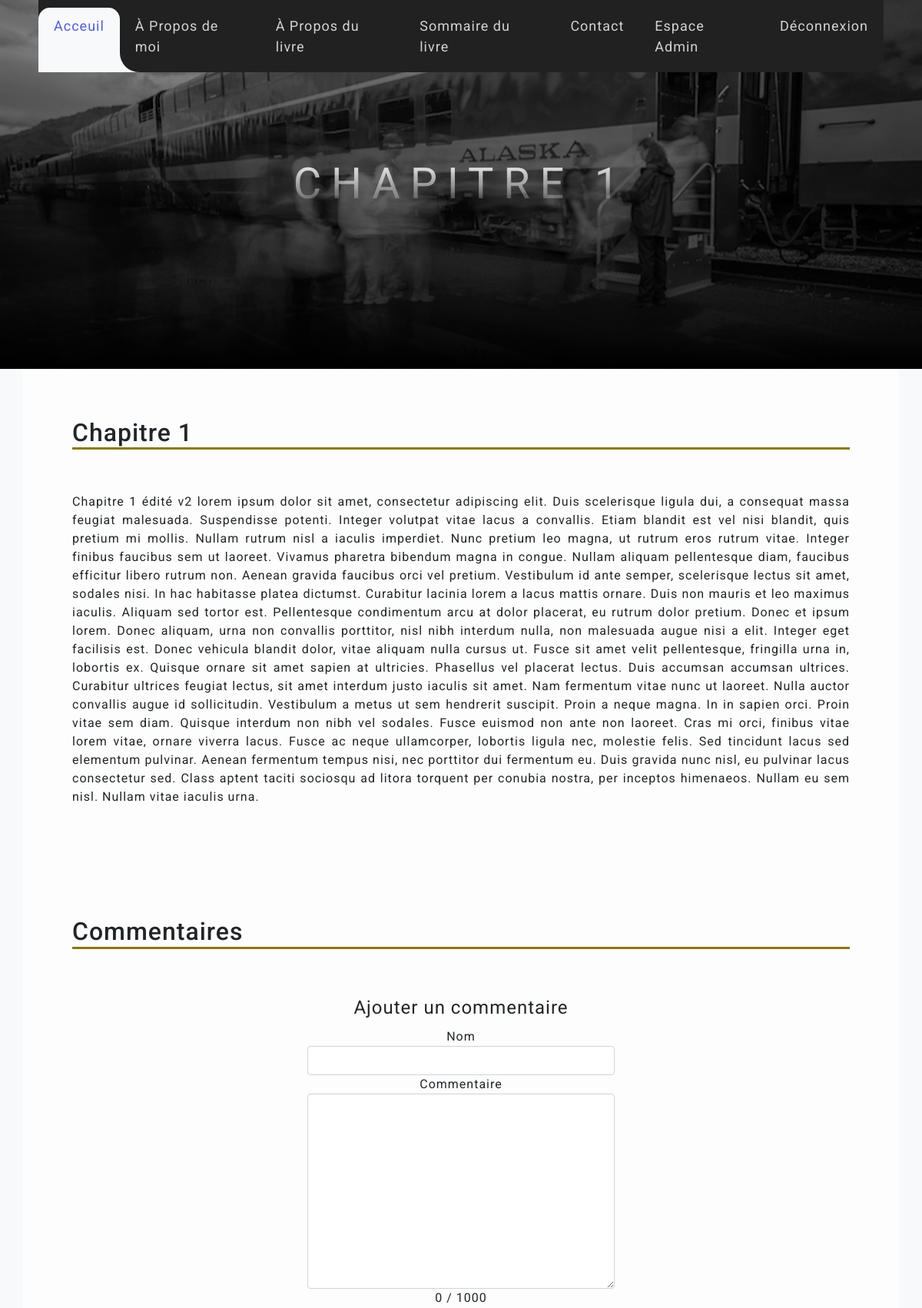
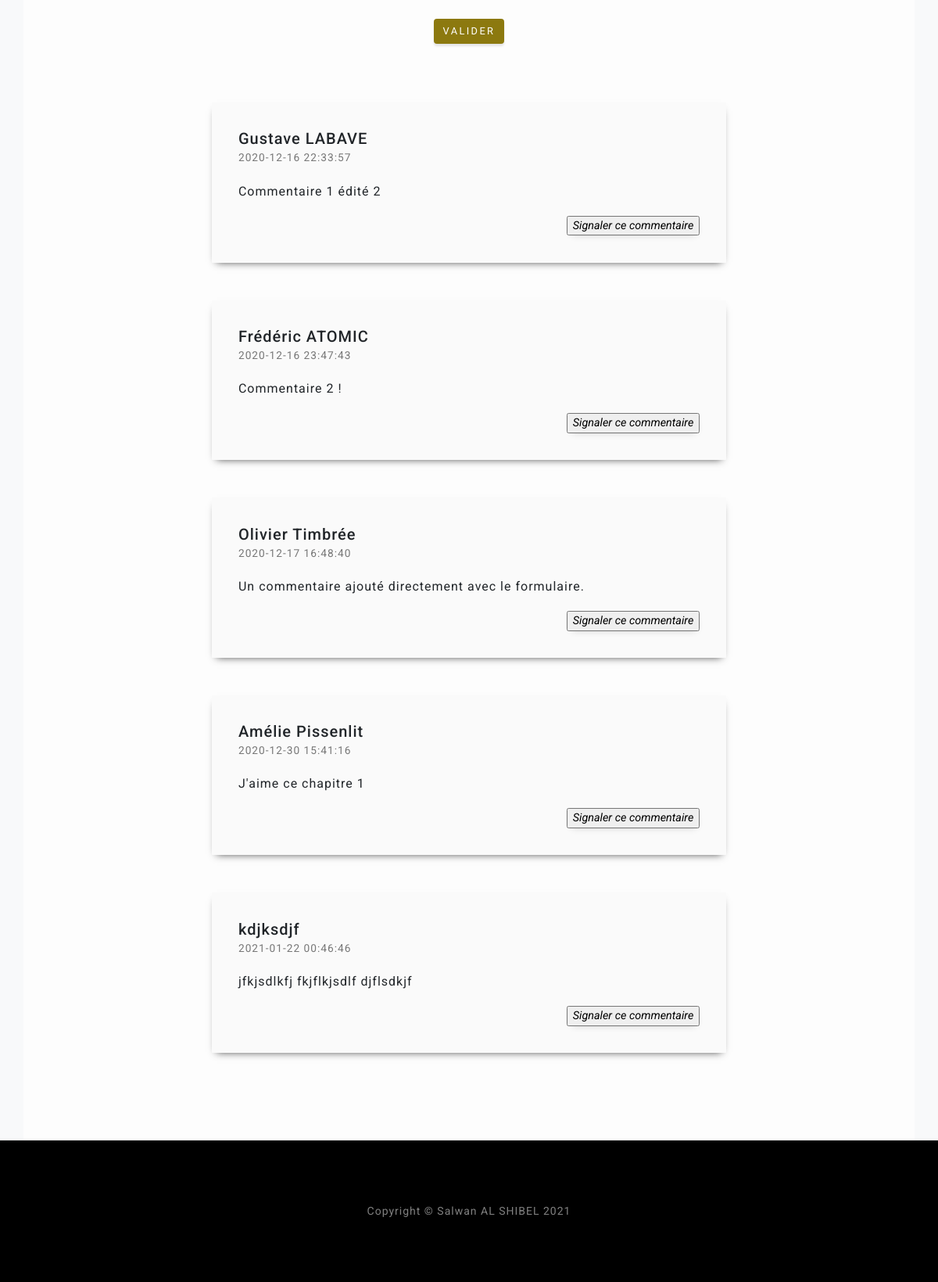
The app's page /articles/chapitre/1 (signed in) with its own data (2 pictures, top to bottom).
### tables this page shows
CREATE TABLE IF NOT EXISTS `posts` (
  `id` int NOT NULL AUTO_INCREMENT,
  `create_date` datetime NOT NULL DEFAULT CURRENT_TIMESTAMP,
  `title` varchar(255) NOT NULL,
  `content` text NOT NULL,
  PRIMARY KEY (`id`)
);

CREATE TABLE IF NOT EXISTS `comments` (
  `id` int NOT NULL AUTO_INCREMENT,
  `name` varchar(255) NOT NULL,
  `create_date` datetime NOT NULL DEFAULT CURRENT_TIMESTAMP,
  `comment` text NOT NULL,
  `post_id` int NOT NULL,
  `flag` tinyint DEFAULT '0',
  PRIMARY KEY (`id`)
);

### app/controllers/ArticlesController.php (called while the page is built, shortened)
<?php
class ArticlesController extends Controller
{
    public function chapitre($URLparams3){
        $article = $this->ModelArticles->findByChapterID($URLparams3);
        $comments = $this->ModelComments->findCommentsByPostID($URLparams3);
        $this->render('chapitre', compact('article', 'comments'));
    }
}

### index.php (called while the page is built, shortened)
<?php
    require_once (ROOT.'app/models/ModelMain.php');
    $router = new Router();
    $router->requestRoute();
?>

### app/models/ModelArticles.php (called while the page is built, shortened)
<?php
class ModelArticles extends ModelMain{
    public function __construct(){
        $this->table = "posts";
    }
    public function findByChapterID($id){
        $sql = "SELECT * FROM ". $this->table ." WHERE id= :id";
        $prepare = $this->_connection->prepare($sql);
        $prepare->execute(array(':id' => $id));
        return $prepare->fetch();
    }
}

### app/models/ModelMain.php (called while the page is built, shortened)
<?php
abstract class ModelMain
{
    private $host = "localhost";
    private $db_name = "jf_alaska";
    private $charset = "utf8";
    private $username = "root";
    private $password = "";
    public function getConnection(){
        try{
            $this->_connection = new PDO('mysql:host='.$this->host.';dbname='.$this->db_name.';charset='.$this->charset, $this->username, $this->password);
        }catch(PDOException $exception){
            echo 'Erreur : '. $exception->getMessage();
        }
    }
}

### app/models/ModelComments.php (called while the page is built, shortened)
<?php
class ModelComments extends ModelMain{
    public function __construct(){
        $this->table = "comments";
    }
    public function findCommentsByPostID($postID){
        $sql = "SELECT * FROM ". $this->table ." WHERE post_id= :postID";
        $prepare = $this->_connection->prepare($sql);
        $prepare->execute(array(':postID' => $postID));
        return $prepare->fetchAll();
    }
}

### app/views/chapitre.php (the view, shortened to what this page needs)
<header class="chaptershead">
    <div class="container d-flex h-100 align-items-center">
        <div class="mx-auto text-center">
            <h1 class="mx-auto my-5 text-uppercase" id="chptPageTitle"><?=$article['title']?></h1>
        </div>
    </div>
</header>
<div class= "chapterContent container-lg">
    <h2><?=$article['title']?></h2>
    <?=$article['content']?>
</div>
<div class= "commentaryContent container-lg">
    <h2>Commentaires</h2>
    <form method="post" action="../addComment" class="default-form">
        <legend>Ajouter un commentaire</legend>
        <div class="form-group">
            <label for="name">Nom</label><br />
            <input type="text" class="form-control" id="name" name="name" maxlength="255" required/>
        </div>
        <div class="form-group">
            <label for="comment">Commentaire</label><br />
            <textarea class="form-control" id="comment" name="comment" maxlength="1000" rows="10" required></textarea>
        </div>
        <div id="the-count">
            <span id="current">0</span>
            <span id="maximum">/ 1000</span>
        </div>
        <div class="form-group">
            <button type="submit" name="submit" class="btn btn-gold">Valider</button>
        </div>
    </form>
    <div class="container-xxl">
        <div class="row">
            <?php foreach($comments as $comment): ?>
                <div class="row row-cols-1 comment">
                    <div class="col-md-8 commentDiv">
                        <div class="mb-15">
                            <h5 class="mb-0"><?=$comment['name']?></h5>
                            <span class="g-color-gray-dark-v4 g-font-size-12"><?=$comment['create_date']?></span>
                        </div>
                        <div class="mb-15 comment-text">
                            <?=$comment['comment']?>
                        </div>
                        <div class="mb-15 comment-flag">
                            <form method="post" action="../flagComment">
                                <div>
                                    <input id='flagBtn' type="submit" onclick="return confirm('Attention vous vous apprêtez à signaler un commentaire. Continuer ?');" value="Signaler ce commentaire"/>
                                </div>
                            </form>
                        </div>
                    </div>
                </div>
            <?php endforeach; ?>
        </div>
    </div>
</div>

### public/css/style.css (style rules this page uses)
:root { --main-btn-color: #526a80; --btn-gold: #8c790f; --rust: #cc5318; }
body { letter-spacing: 0.0625em; font-family: 'Roboto', sans-serif; }
* { margin: 0; padding: 0; }
.btn { box-shadow: 0 0.1875rem 0.1875rem 0 rgba(0, 0, 0, 0.1) !important; font-size: 80%; font-family: "Varela Round", -apple-system, BlinkMacSystemFont, "Segoe UI", Roboto, "Helvetica Neue", Arial, sans-serif, "Apple Color Emoji", "Segoe UI Emoji", "Segoe UI Symbol", "Noto Color Emoji"; text-transform: uppercase; letter-spacing: 0.15rem; border: 0; }
.btn-gold { background-color: var(--btn-gold); color: white; }
.chaptershead { position: relative; width: 100%; height: 20rem; padding: 15rem 0; background: linear-gradient(to bottom, rgba(0, 0, 0, 0.3) 0%, rgba(0, 0, 0, 0.7) 75%, #000000 100%), url("/public/images/alaska4.jpg"); background-position: center; background-repeat: no-repeat; background-attachment: scroll; background-size: cover; }
.chaptershead h1 { font-family: "Varela Round", -apple-system, BlinkMacSystemFont, "Segoe UI", Roboto, "Helvetica Neue", Arial, sans-serif, "Apple Color Emoji", "Segoe UI Emoji", "Segoe UI Symbol", "Noto Color Emoji"; font-size: 3.5rem; letter-spacing: 0.8rem; background: linear-gradient(rgba(255, 255, 255, 1), rgba(255, 255, 255, 0)); -webkit-text-fill-color: transparent; -webkit-background-clip: text; background-clip: text; }
.chapterContent { padding: 4em; text-align: justify; text-justify: distribute; background-color: #fdfdfd; }
.chapterContent p { padding-top: 3rem; }
.commentaryContent { padding: 4em; background-color: #fdfdfd; }
.commentaryContent h2, .chapterContent h2 { border-bottom: solid; border-color: var(--btn-gold); }
.comment { margin: 0 auto 3rem auto; }
.commentDiv { box-shadow: 0 5px 10px -6px rgba(0, 0, 0, 0.78); background-color: #fafafa !important; padding: 2.14286rem !important; margin: auto; }
.comment-text { margin: 1.2em 0; }
.comment-flag { text-align: end; }
.g-font-size-12 { font-size: 0.85714rem !important; }
.g-color-gray-dark-v4 { color: #777 !important; }
#flagBtn { padding: 0 0.4em; font-size: 0.9rem; box-shadow: dimgrey; box-shadow: 1px 5px 10px -6px rgba(0, 0, 0, 0.19); font-style: italic; }
.default-form { max-width: 500px; text-align: center; margin: auto; padding: 50px; }
.default-form button { margin: 2em; }

### records on screen
posts: title "CHAPITRE 1", title "Chapitre 1", content "Chapitre 1 édité v2 lorem ipsum dolor sit amet, consectetur adipiscing elit. Duis scelerisque ligula dui, a consequat massa feugiat malesuada. Suspendisse potenti. Integer volutpat vitae lacus a convallis. Etiam blandit est vel nisi blandit, quis pretium mi mollis. Nullam rutrum nisl a iaculis imperdiet. Nunc pretium leo magna, ut rutrum eros rutrum vitae. Integer finibus faucibus sem ut laoreet. Vivamus pharetra bibendum magna in congue. Nullam aliquam pellentesque diam, faucibus efficitur libero rutrum non. Aenean gravida faucibus orci vel pretium. Vestibulum id ante semper, scelerisque lectus sit amet, sodales nisi. In hac habitasse platea dictumst. Curabitur lacinia lorem a lacus mattis…"
comments: name "Gustave LABAVE", create_date "2020-12-16 22:33:57", comment "Commentaire 1 édité 2"
comments: name "Frédéric ATOMIC", create_date "2020-12-16 23:47:43", comment "Commentaire 2 !"
comments: name "Olivier Timbrée", create_date "2020-12-17 16:48:40", comment "Un commentaire ajouté directement avec le formulaire."
comments: name "Amélie Pissenlit", create_date "2020-12-30 15:41:16", comment "J'aime ce chapitre 1"
comments: name "kdjksdjf", create_date "2021-01-22 00:46:46", comment "jfkjsdlkfj fkjflkjsdlf djflsdkjf"
